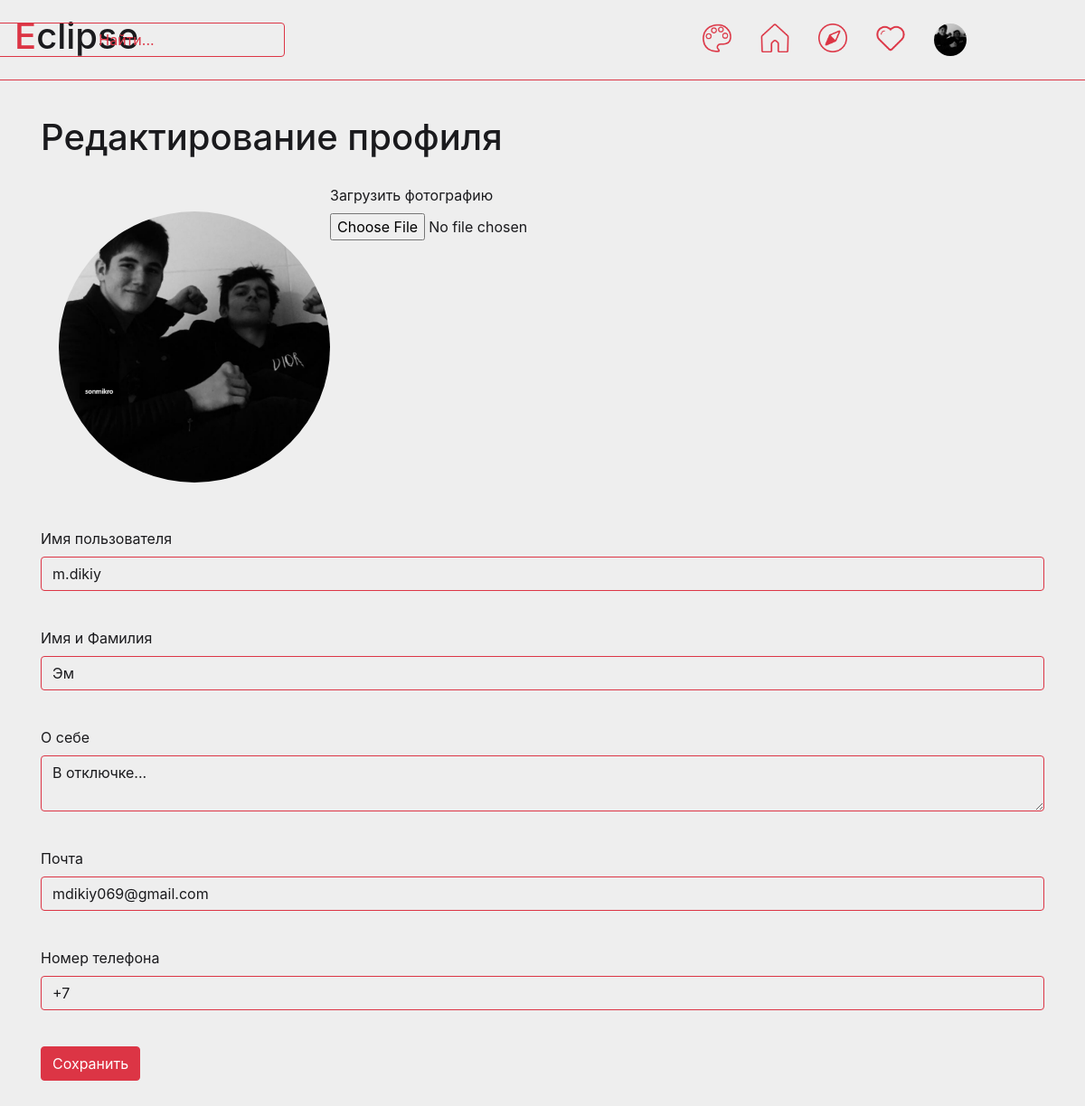
The app's page /edit_profile (signed in) with its own data.
### data/users.py (models this page shows, shortened)
class User(SqlAlchemyBase, UserMixin):
    __tablename__ = 'users'
    id = sqlalchemy.Column(sqlalchemy.Integer,
                           primary_key=True, autoincrement=True)
    name = sqlalchemy.Column(sqlalchemy.String, nullable=True)
    full_name = sqlalchemy.Column(sqlalchemy.String, nullable=True, default='')
    email = sqlalchemy.Column(sqlalchemy.String,
                              index=True, unique=True, nullable=True)
    hashed_password = sqlalchemy.Column(sqlalchemy.String, nullable=True)
    phone = sqlalchemy.Column(sqlalchemy.String, nullable=True, default='+7 ')
    about = sqlalchemy.Column(sqlalchemy.String, nullable=True)
    filename_photo = sqlalchemy.Column(sqlalchemy.String, nullable=True, default='user_data/profile_photos/default.png')
    created_date = sqlalchemy.Column(sqlalchemy.DateTime,
                                     default=datetime.datetime.now)
    other_data = None
    def load_data(self):
        if os.path.isfile(f'static/user_data/additional_data/user_{self.id}.json'):
            file = open(f'static/user_data/additional_data/user_{self.id}.json', 'r')
            self.other_data = json.load(file)
        else:
            self.save_data()

### main.py (the view, shortened to what this page needs)
@app.route('/edit_profile', methods=['GET', 'POST'])
def edit_profile():
    form = EditProfileForm()
    form.name.data = current_user.name
    form.full_name.data = current_user.full_name
    form.about.data = current_user.about
    form.email.data = current_user.email
    form.phone.data = current_user.phone
    current_user.load_data()
    user_data = current_user.other_data
    return render_template('edit_profile.html', title='Изменить профиль', theme=get_theme(), form=form, user_data=user_data)

### forms/users.py
class EditProfileForm(FlaskForm):
    file = FileField('Загрузить фотографию')
    name = StringField('Имя пользователя', validators=[DataRequired()])
    full_name = StringField('Имя и Фамилия', validators=[DataRequired()])
    about = TextAreaField('О себе', validators=[DataRequired()])
    email = EmailField('Почта', validators=[DataRequired()])
    phone = StringField('Номер телефона', default='+7 ')
    submit = SubmitField('Сохранить')

### data/db_session.py (called while the page is built)
def create_session() -> Session:
    global __factory
    return __factory()

### main.py (called while the page is built)
def get_theme():
    return theme

@login_manager.user_loader
def load_user(user_id):
    db_sess = db_session.create_session()
    return db_sess.query(User).get(user_id)

### templates/edit_profile.html (shortened to what this page needs)
{% extends "base.html" %}
{% block content %}
    <div class="album py-5">
        <form action="" method="post" class="container" enctype="multipart/form-data">
            <h1 class="white">Редактирование профиля</h1>
            <nav class="nav container" style="padding: 20px">
                <li class="nav-item">
                    <img src="{{ url_for('static', filename=current_user.filename_photo) }}" width="300" height="300" class="rounded-circle" style="margin-top: 30px;">
                </li>
                <li class="nav-item">
                    {{ form.file.label(class="white") }}<br>
                    {{ form.file(class="white") }}<br>
                </li>
            </nav>
            <p style="margin-top: 30px;">
                {{ form.name.label(class="white") }}<br>
                {{ form.name(class="form-control black-form") }}<br>
            </p>
            <p>
                {{ form.full_name.label(class="white") }}<br>
                {{ form.full_name(class="form-control black-form") }}<br>
            </p>
            <p>
                {{ form.about.label(class="white") }}<br>
                {{ form.about(class="form-control black-form") }}<br>
            </p>
            <p>
                {{ form.email.label(class="white") }}<br>
                {{ form.email(class="form-control black-form", type="email") }}<br>
            </p>
            <p>
                {{ form.phone.label(class="white") }}<br>
                {{ form.phone(class="form-control black-form") }}<br>
            </p>
            <p>{{ form.submit(type="submit", class="btn btn-" + theme.style) }}</p>
        </form>
    </div>
{% endblock %}

### templates/base.html (shortened to what this page needs)
<!doctype html>
<html lang="en">
<head>
    <link rel="stylesheet"
          href="https://stackpath.bootstrapcdn.com/bootstrap/4.4.1/css/bootstrap.min.css"
>
    <link rel="stylesheet" href="{{ url_for('static', filename=theme.css_file) }}">
</head>
<body>
<header class="p-3 mb-3 border-bottom border-{{theme.style}}" style="background-color: {{theme.background_color}}; position: fixed; width: 1920px; z-index: 1">
    <div class="d-flex flex-wrap align-items-center justify-content-center justify-content-lg-start">
        {% if current_user.is_authenticated %}
            <h1 style="color: {{theme.color}}">E<span class="white">clipse</span></h1>
              <a href="/search" class="col-12 col-lg-auto mb-3 mb-lg-0 me-lg-3" style="width: 350px; position: fixed; right: 900px;">
                  <button type="button" class="btn btn-outline-{{theme.style}}" style="width: 350px;">Найти...</button>
              </a>
            <ul class="nav col-12 col-lg-auto me-lg-auto mb-2 justify-content-center mb-md-0" style="position: fixed; right: 100px;">
                <li><a href="/change_theme" class="nav-link px-3">
                    <img src="{{ url_for('static', filename='icons/' + theme.icon_name + 'circle.png') }}" width="32" height="32">
                </a></li>
                <li><a href="/home" class="nav-link px-3">
                    {% if request.path == "/home" %}
                        <img src="{{ url_for('static', filename='icons/' + theme.icon_name + 'home_true.png') }}" width="32" height="32">
                    {% else %}
                        <img src="{{ url_for('static', filename='icons/' + theme.icon_name + 'home_false.png') }}" width="32" height="32">
                    {% endif %}
                </a></li>
                <li><a href="/explore" class="nav-link px-3">
                    {% if request.path == "/explore" %}
                        <img src="{{ url_for('static', filename='icons/' + theme.icon_name + 'explore_true.png') }}" width="32" height="32">
                    {% else %}
                        <img src="{{ url_for('static', filename='icons/' + theme.icon_name + 'explore_false.png') }}" width="32" height="32">
                    {% endif %}
                </a></li>
                <li><a href="/notification" class="nav-link px-3">
                    {% if request.path == "/notification" %}
                        <img src="{{ url_for('static', filename='icons/' + theme.icon_name + 'like_true.png') }}" width="32" height="32">
                    {% else %}
                        <img src="{{ url_for('static', filename='icons/' + theme.icon_name + 'like_false.png') }}" width="32" height="32">
                    {% endif %}
                </a></li>
                <li><a href="/profile/{{ current_user.name }}" class="nav-link px-3">
                    <img src="{{ url_for('static', filename=current_user.filename_photo) }}" width="36" height="36" class="rounded-circle">
                </a></li>
            </ul>
        {% else %}
            <p>
                <a class="btn btn-primary" href="/register">Зарегистрироваться</a>
                <a class="btn btn-success" href="/login">Войти</a>
            </p>
        {% endif %}
    </div>
</header>
<main role="main" class="container" style="background-color: {{theme.background_color}}; position: relative; top: 80px; max-width: 1920px; min-height: 1000px">
    {% block content %}
    {% endblock %}
</main>
</body>
</html>

### static/css/red_light.css (style rules this page uses)
.white { color: #1a1a1d; }
.black-form { background-color: #eeeeee; border-color: #dc3545; color: #1a1a1d; }

### records on screen
User: filename_photo (picture), name "m.dikiy", full_name "Эм", about "В отключке...", email "mdikiy069@gmail.com", phone "+7"
